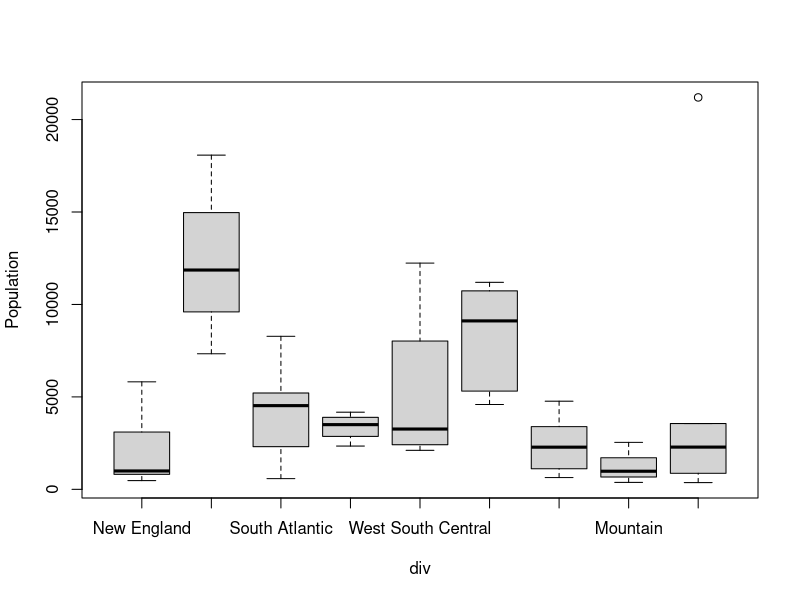
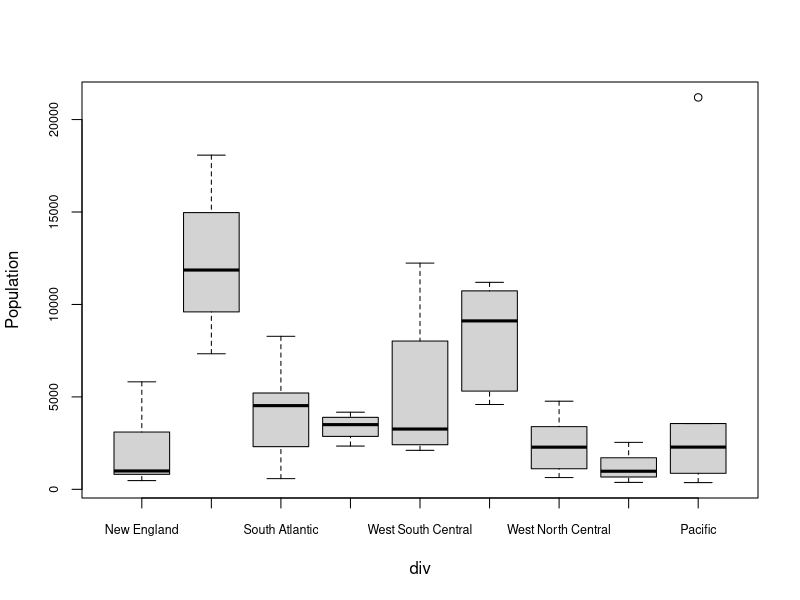
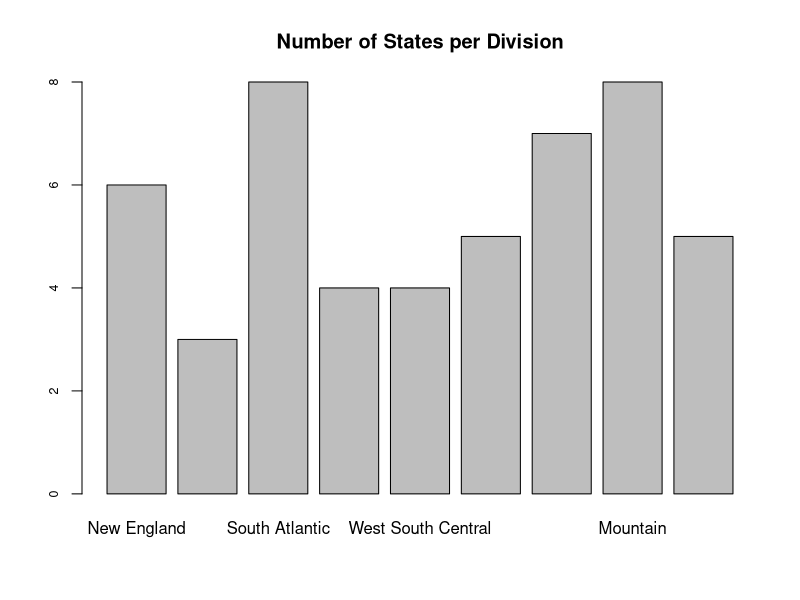
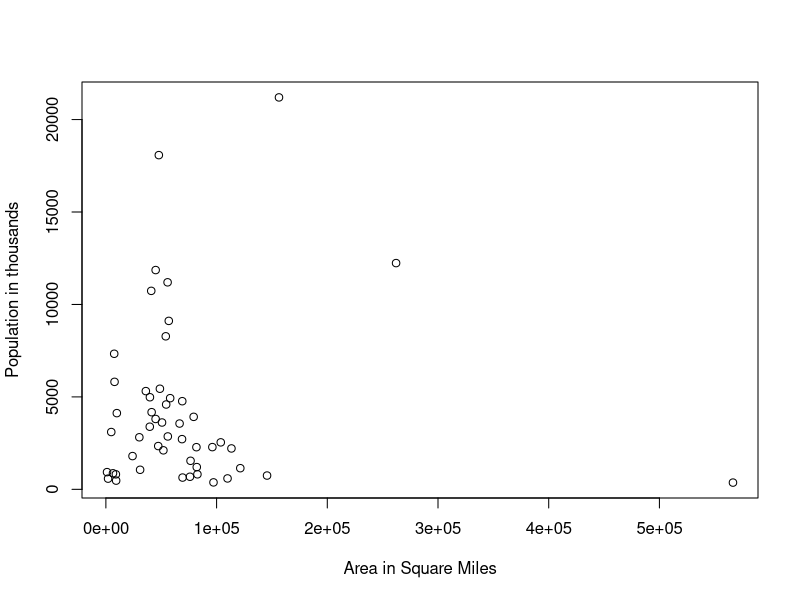
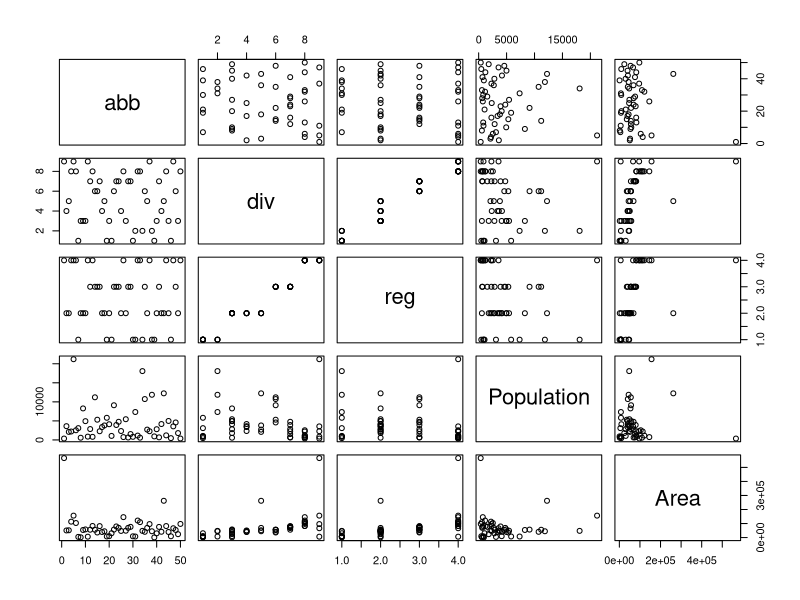
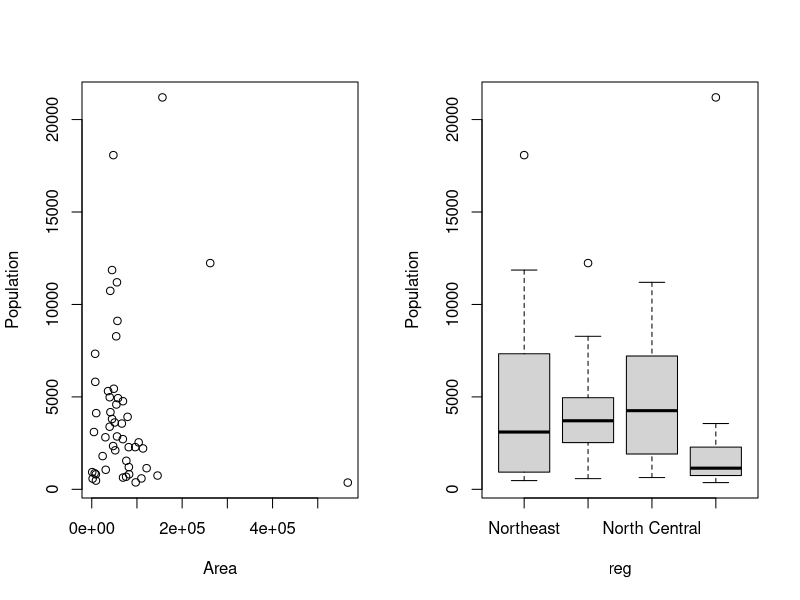
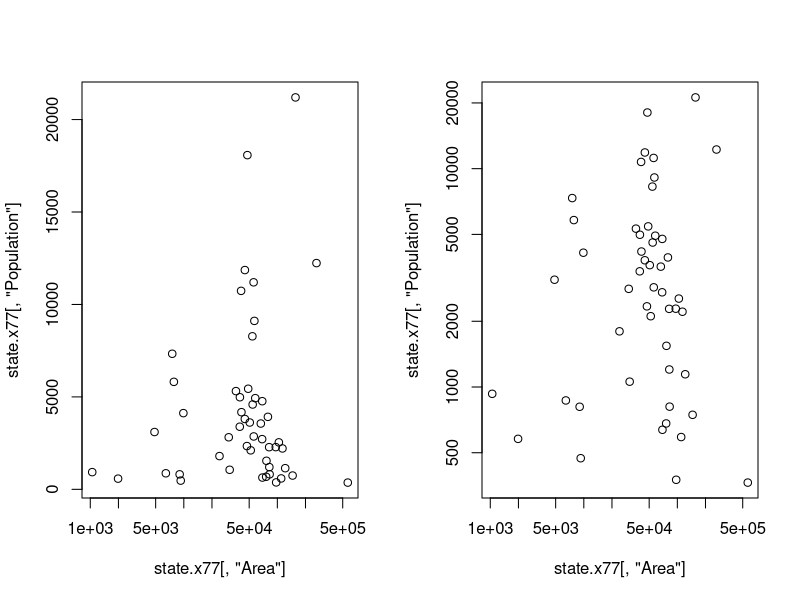
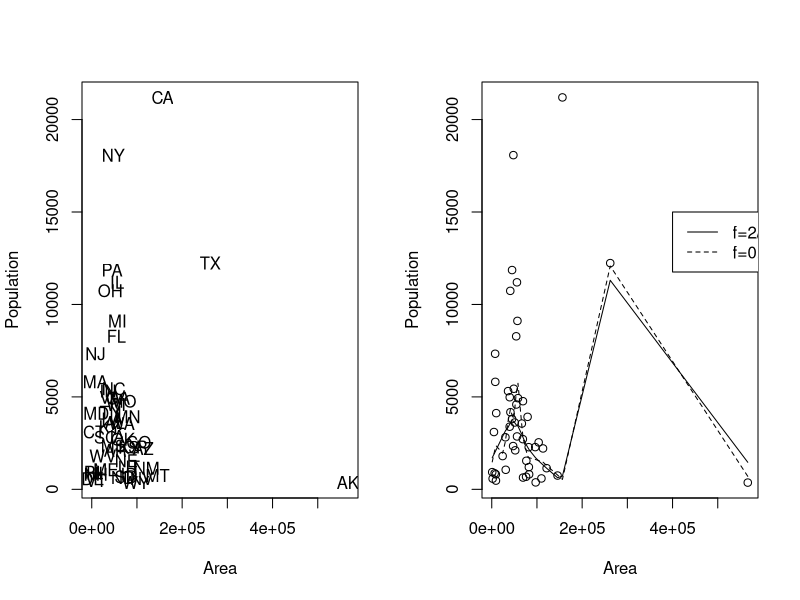

R code for these plots, in order: (Note: this script raises an error after producing the figures.)
## ---- chunk 1
myfunc <- function(x) sin(x)
myfunc
## ---- chunk 2
formals(myfunc)
body(myfunc)
environment(myfunc)
## ---- chunk 3
quadratic <- function(a, b, c){
  discrim <- b * b - 4 * a * c
  mult <- c(1, -1)
  solve <- (-b + mult * sqrt( discrim ) ) / (2 * a)
   return(solve)
}
## ---- chunk 4
# usage
quadratic(2, 4, 1)
## ---- chunk 5
QuadraticSolver <- function(aval, bval, cval){
  discrim <- bval * bval - 4 * aval * cval
  if (discrim < 0){
    sol <- c(NA, NA)
    errflag <- 1
  } else {
    if (aval != 0) {
      mult <- c(1, -1)
      sol <- (-bval + mult * sqrt(discrim)) / (2 * aval)
      errflag <- 0
    } else {
      sol <- c(NA, NA)
      errflag <- 2
    }
  }
  return(list(solution=sol, errflag=errflag))
}
## ---- chunk 6
QuadraticSolver(2, 4, 1)
## ---- chunk 7
r <- QuadraticSolver(1, 1e8, 1)$solution
r
prod(r)   # must be c/a = 1
## ---- chunk 8
argumts <- list(aval=2, bval=4, cval=1)
do.call(QuadraticSolver, argumts)
## ---- chunk 9
y <- -1
## ---- chunk 10
myfun1 <- function(x=1, y=1) {
  y <- y + 1; return(y)
}
## ---- chunk 11
myfun2 <- function(x=1) {
  y <- y + 1; return(y)
}
## ---- chunk 12
myfun3 <- function(x=1) {
  y <<- y + 1; return(y)
}
## ---- chunk 13
myfun1(1); print(y)
## ---- chunk 14
myfun2(1); print(y)
## ---- chunk 15
myfun3(1); print(y)
## ---- chunk 16
c <- 1
c(c = c)
## ---- chunk 17
x <- 0
myfun4 <- function(x) print(x)
myfun4(x<-1)
x
## ---- chunk 18
x <- 0
myfun5 <- function(x) print(x)
myfun5(x=1)
x
## ---- chunk 19
x <- 0
myfun6 <- function(x) print("")
myfun6(x<-1)
x
## ---- chunk 20
class(`+`)
## ---- chunk 21
`+`(3, 4)
## ---- chunk 22
letters[2]
`[`(letters, 2)
## ---- chunk 23
`%+%` <- function(c1, c2) paste(c1, c2)
## ---- chunk 24
"Hawkeye" %+% "State"
"STAT" %+% 5400
## ---- chunk 25
`%**%` <- function(c1, i)
  paste(rep(c1, i), collapse=", ")
"Olay" %**% 3
## ---- chunk 26
rm(list=ls())
## ---- chunk 27
for (i in 1:10) print(i)
## ---- chunk 28
for (i in seq_along(letters[1:10])) print(i)
## ---- chunk 29
# "for" itself is essentially a function
`for`(i, 1:10, print(i))
## ---- chunk 30
for (j in c(1, 37, 81)) print( j/2 )
## ---- chunk 31
# while loop: don't know # of iterates in advance
i = 1
while (1) {
  print(i)
  i <- i + 1
  if (i > 10) break
}
## ---- chunk 32
object.size(1:5400)
object.size(seq(5400))
## ---- chunk 33
timeit <- function(..., times = 10) {
  exprs <- as.list(substitute(list(...)))[-1]
  env <- parent.frame()
  out <- t(sapply(exprs, function(e) {
    el <- replicate(times, system.time(eval(e, env))[["elapsed"]])
    c(median_ms = 1000 * median(el), min_ms = 1000 * min(el))
  }))
  rownames(out) <- sapply(exprs, function(e) paste(deparse(e), collapse = ""))
  round(out, 2)
}
## ---- chunk 34
# Chatbot: "Use apply(A, 2, mean). apply is vectorised, so it runs at C
# speed and is much faster than writing the loop yourself. colMeans is
# just a convenience wrapper around apply."
A <- matrix(1:1000000, 1000, 1000)
timeit(
  apply(A, 2, mean),
  colMeans(A)
)
## ---- chunk 35
A <- matrix(1:1000000, 1000, 1000)
## ---- chunk 36
timeit(apply(A, 2, mean))
## ---- chunk 37
timeit(for(i in 1:1000) mean(A[,i]))
## ---- chunk 38
timeit(colMeans(A))
## ---- chunk 39
l1 <- list(a1=1L:3L, a2=letters[1:3], a3="abc")
lapply(l1, length)
lapply(l1, typeof)
## ---- chunk 40
unlist(lapply(l1, length))
sapply(l1, length)
## ---- chunk 41
funcs = list(mean, median, max)
lapply(funcs, function(f) f(1:10))
## ---- chunk 42
n <- 10
factorial(n)
Reduce('*', seq(n))
## ---- chunk 43
factorial(c(5, 8, 10))
## ---- chunk 44
# Chatbot: "Write it recursively, it is cleaner. Big inputs are
# no problem: these languages switch to exact big integers."
factorial(170)
factorial(171)
prod(1:171)
## ---- chunk 45
# how deep R lets calls nest before it stops
getOption("expressions")
## ---- chunk 46
MyFactorial1 <- function(nseq) {
  return(sapply(nseq, factorial))
}

MyFactorial2 <- function(nseq) {
  return(sapply(nseq,
    function(x) Reduce('*', seq(x))))
}

MyFactorial1(c(5, 8, 10))
MyFactorial2(c(5, 8, 10))
## ---- chunk 47
timeit(
  replicate(1000, factorial(c(5, 8, 10))),
  replicate(1000, MyFactorial1(c(5, 8, 10))),
  replicate(1000, MyFactorial2(c(5, 8, 10)))
)
## ---- chunk 48
library(microbenchmark)

MyFactorial1 <- function(nseq) {
  return(sapply(nseq, factorial))
}

MyFactorial2 <- function(nseq) {
  return(sapply(nseq,
    function(x) Reduce('*', seq(x))))
}

microbenchmark(
  factorial(c(5, 8, 10)),
  MyFactorial1(c(5, 8, 10)),
  MyFactorial2(c(5, 8, 10))
)
## ---- chunk 49
help(state, package="datasets")
## ---- chunk 50
data(state)
statedf <- data.frame(abb=state.abb,
  div=state.division,
  reg=state.region,
  state.x77[ ,c("Population", "Area")])
## ---- chunk 51
head(statedf[, c("Population", "Area")])
## ---- chunk 52
is.factor(statedf[, "div"])
levels(statedf[, "div"])
## ---- chunk 53
tapply(statedf[, "Population"], statedf[, "reg"], mean)
## ---- chunk 54
boxplot(Population ~ div, data=statedf)
boxplot(Population ~ div, data=statedf,
  pars=list(cex.axis=0.75))
## ---- chunk 55
dev.copy2eps(file="boxplotstatepop.eps", horizontal=T)

setEPS()
postscript(file="boxplotstate", height=4, width=6)
boxplot(Population ~ div, data=statedf)
dev.off()
## ---- chunk 56
plot(statedf[,"div"], cex.axis=0.75,
  main="Number of States per Division")
## ---- chunk 57
plot( statedf[,"Area"], statedf[,"Population"],
  xlab="Area in Square Miles",
  ylab="Population in thousands")
## ---- chunk 58
plot(statedf)
## ---- chunk 59
par(mfrow=c(1,2))
plot(Population ~ Area + reg, data=statedf)
## ---- chunk 60
plot(state.x77[,"Area"],
  state.x77[,"Population"], log="x")
## ---- chunk 61
plot(state.x77[,"Area"],
  state.x77[,"Population"], log="xy")
## ---- chunk 62
attach(statedf)
plot(Area, Population, type="n")
text(Area, Population, abb)
detach(statedf)
## ---- chunk 63
statedf = statedf[order(statedf[,"Area"]), ]
attach(statedf)
plot(Area, Population)
lines(lowess(Population ~ Area))
lines(lowess(Population ~ Area, f=0.25), lty=2)
legend(400000, 15000,
  legend=c("f=2/3","f=0.25"), lty=1:2)
detach(statedf)
## ---- chunk 64
text(locator(2), "Outlier")
## ---- chunk 65
library(ggplot2)
p <- ggplot(statedf, aes(Area, Population)) +
  geom_point()
p + geom_smooth(method="loess", se=FALSE)
